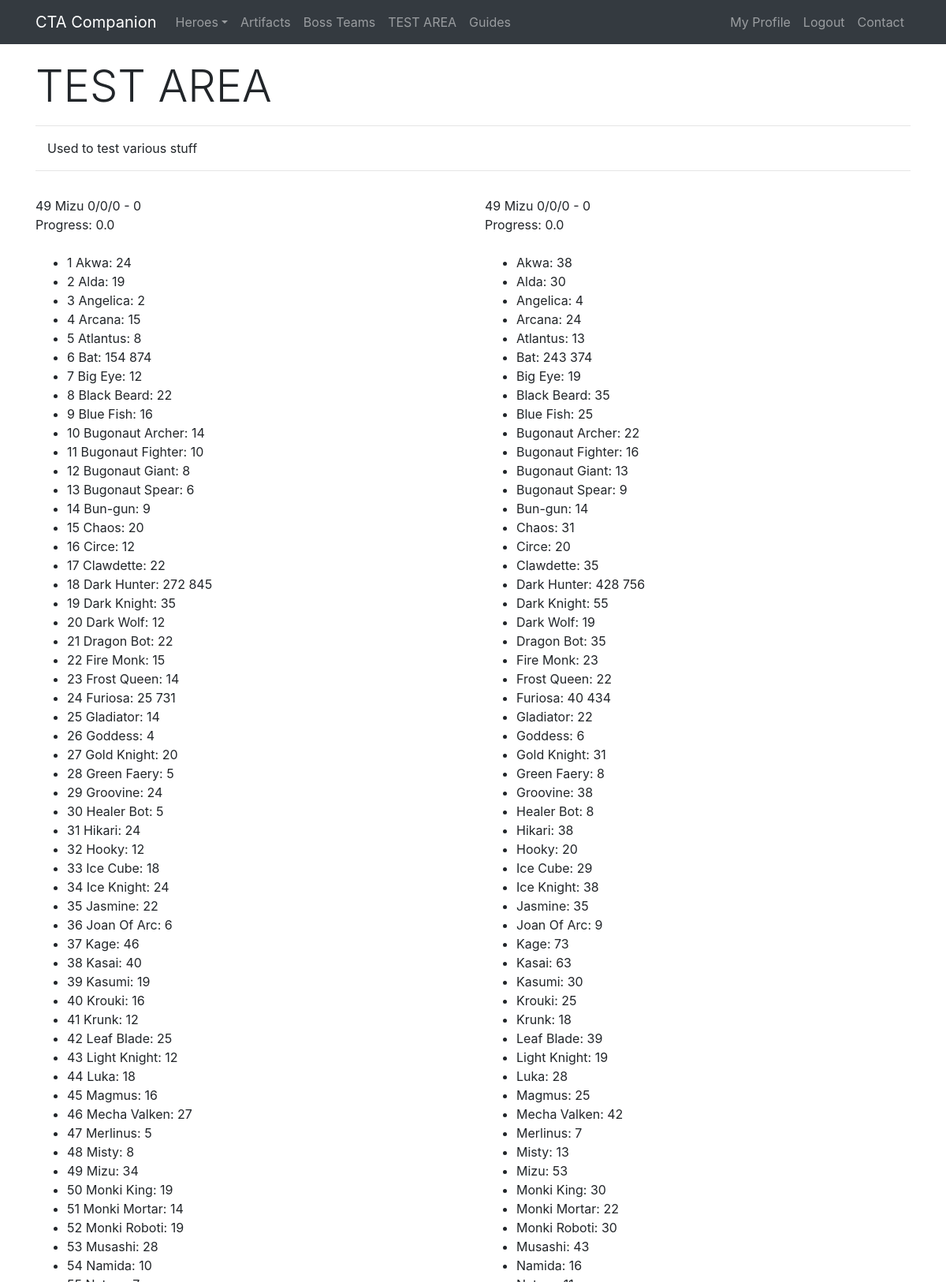
Before: /test/Cayumi (signed in, upper part) with the older database file.
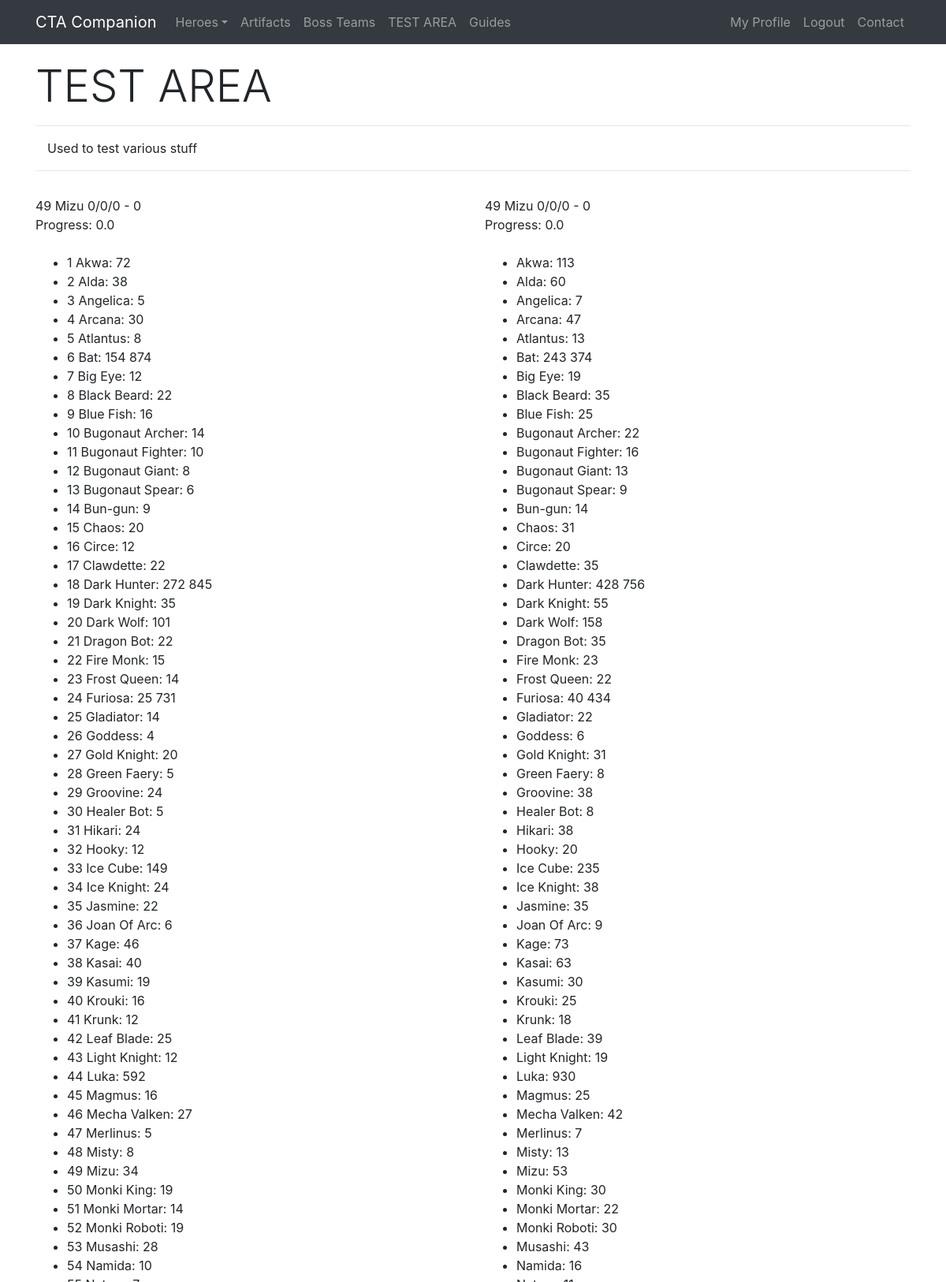
After: the same page with the newer database file.
### app/models.py (models this page shows, shortened)
class Hero(db.Model):
    id = db.Column(db.Integer, primary_key=True)
    level = db.Column(db.Integer, index=True)
    awaken = db.Column(db.Integer, index=True)
    wpn = db.Column(db.Integer, index=True)
    medals = db.Column(db.Integer, index=True)
    runedAtk = db.Column(db.Integer, index=True)
    runedHp = db.Column(db.Integer, index=True)
    runedDef = db.Column(db.Integer, index=True)
    runedAps = db.Column(db.Integer, index=True)
    runedCrit = db.Column(db.Integer, index=True)
    runedCritDmg = db.Column(db.Integer, index=True)
    user_id = db.Column(db.Integer, db.ForeignKey('user.id'))
    base_id = db.Column(db.Integer, db.ForeignKey('base.id'))
    def atk(self):
        runedAttack = self.runedAtk
        base = self.baseStats.atk
        level = self.level
        awaken = self.awaken
        atk = int(base * (2 ** (level - 1)) * (1.5 ** awaken))
        runedAtk = atk + (atk * (runedAttack / 100))
        return int(runedAtk)
    def aps(self):
        runedAps = self.runedAps
        base = self.baseStats.aps
        runedAps = base + (base * (runedAps / 100))
        return runedAps
    def crit(self):
        runedCrit = self.runedCrit
        base = self.baseStats.crit
        return (base + runedCrit)/100
    def critDmg(self):
        runedDmg = self.runedCritDmg
        base = self.baseStats.critDmg
        return (base + runedDmg)/100
    def dps(self):
        atk = self.atk()
        aps = self.aps()
        crit = self.crit()
        critDmg = self.critDmg()
        dps = (atk * aps * (1-crit)) + (atk * aps * crit * critDmg)
        dps = int(round(dps))
        return '{:,}'.format(dps).replace(',', ' ')
    def dpsSP2(self):
        sp2 = 1
        sp2num = 5
        atk = self.atk()
        aps = self.aps()
        crit = self.crit()
        critDmg = self.critDmg()
        dps = ((atk * aps * (1-crit)) + (atk * aps * crit * critDmg)) * (6 + sp2 * sp2num)/7
        dps = int(round(dps))
        return '{:,}'.format(dps).replace(',', ' ')
    def progress(self):
        level = self.level
        medals = self.medals
        if level == 0:
            accumulated = 0
            total = accumulated + medals
        elif level == 1:
            accumulated = 10
            total = accumulated + medals
        elif level == 2:
            accumulated = 30
            total = accumulated + medals
        elif level == 3:
            accumulated = 80
            total = accumulated + medals
        elif level == 4:
            accumulated = 280
            total = accumulated + medals
        elif level == 5:
            accumulated = 880
            total = accumulated + medals
        elif level == 6:
            accumulated = 2380
            total = accumulated + medals
        elif level == 7:
            accumulated = 4880
            total = accumulated + medals
        total = (total / 4880) * 100
        if total == 100:
            return int(total)
        return round(total, 2)
    def __repr__(self):
        return '{} {} {}/{}/{}'.format(self.id, self.baseStats.name, self.level, self.awaken, self.wpn)

class Base(db.Model):
    id = db.Column(db.Integer, primary_key=True)
    name = db.Column(db.String(32), index=True, unique=True)
    nameSafe = db.Column(db.String(32), index=True, unique=True)
    job = db.Column(db.String(16), index=True)
    rarity = db.Column(db.String(16), index=True)
    element = db.Column(db.String(16), index=True)
    gender = db.Column(db.String(16), index=True)
    crusher = db.Column(db.Integer, index=True)
    fly = db.Column(db.Integer, index=True)
    blitz = db.Column(db.Integer, index=True)
    atk = db.Column(db.Integer, index=True)
    hp = db.Column(db.Integer, index=True)
    defense = db.Column(db.Integer, index=True)
    crit = db.Column(db.Integer, index=True)
    critDmg = db.Column(db.Integer, index=True)
    movespeed = db.Column(db.Integer, index=True)
    aps = db.Column(db.Integer, index=True)
    arange = db.Column(db.Integer, index=True)
    resistance = db.Column(db.Integer, index=True)
    frenzy = db.Column(db.Integer, index=True)
    dodge = db.Column(db.Integer, index=True)
    stun = db.Column(db.Integer, index=True)
    stunTime = db.Column(db.Integer, index=True)
    aoe = db.Column(db.Integer, index=True)
    ult = db.Column(db.Integer, index=True)
    kshp = db.Column(db.Integer, index=True)
    gold = db.Column(db.Integer, index=True)
    freeze = db.Column(db.Integer, index=True)
    freezeTime = db.Column(db.Integer, index=True)
    freezeDmg = db.Column(db.Integer, index=True)
    burn = db.Column(db.Integer, index=True)
    burnTime = db.Column(db.Integer, index=True)
    burnDmg = db.Column(db.Integer, index=True)
    poison = db.Column(db.Integer, index=True)
    poisonTime = db.Column(db.Integer, index=True)
    poisonDmg = db.Column(db.Integer, index=True)
    sp2 = db.Column(db.Integer, index=True)
    sp2num = db.Column(db.Integer, index=True)
    buffElement = db.Column(db.String(16), index=True)
    buffType = db.Column(db.Integer, index=True)
    buffStat = db.Column(db.String(16), index=True)
    buff = db.Column(db.Integer, index=True)
    heroes = db.relationship('Hero', backref='baseStats', lazy='dynamic')

### app/routes.py (the view)
@app.route('/test/<username>')
@login_required
def test(username):
    user = User.query.filter_by(username=username).first_or_404()
    heroes = Hero.query.filter_by(player=user)
    return render_template('test.html', user=user, heroes=heroes, title='TEST AREA')

### app/models.py (called while the page is built)
@login.user_loader
def load_user(id):
    return User.query.get(int(id))

### app/templates/test.html
{% extends "base.html" %}
{% block content %}
 <div class="row pt-3">
    <div class="col-lg-12">
      <h1 class="display-4">TEST AREA</h1>
      <hr>
      <p class="instructions">Used to test various stuff</p>
      <hr>
    </div>
 </div>
  <div class="row">
    <div class="col-lg-6 pt-3">
    {{ heroes[48] }} - {{ heroes[48].medals }}<br>
        Progress: {{ heroes[48].progress() }}<br><br>
        <ul>
        {% for i in heroes %}
        <li>{{i.id }} {{ i.baseStats.name }}: {{ i.dps() }}</li>
            {% endfor %}
            </ul>
    </div>
      <div class="col-lg-6 pt-3">
    {{ heroes[48] }} - {{ heroes[48].medals }}<br>
        Progress: {{ heroes[48].progress() }}<br><br>
        <ul>
        {% for i in heroes %}
        <li>{{ i.baseStats.name }}: {{ i.dpsSP2() }}</li>
            {% endfor %}
            </ul>
    </div>
  </div>
{% endblock %}

Changed rows visible on the page:
changed Hero "Akwa": dps "24" → "72"; dpsSP2 "38" → "113"
changed Hero "Alda": dps "19" → "38"; dpsSP2 "30" → "60"
changed Hero "Angelica": dps "2" → "5"; dpsSP2 "4" → "7"
changed Hero "Arcana": dps "15" → "30"; dpsSP2 "24" → "47"
changed Hero "Dark Wolf": dps "12" → "101"; dpsSP2 "19" → "158"
changed Hero "Ice Cube": dps "18" → "149"; dpsSP2 "29" → "235"
changed Hero "Luka": dps "18" → "592"; dpsSP2 "28" → "930"
